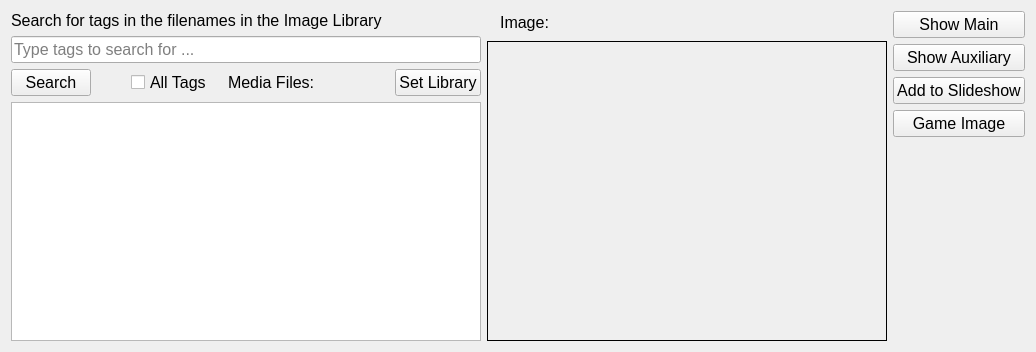
      <widget class="QWidget" name="mediaSearchTab">
       <property name="minimumSize">
        <size>
         <width>675</width>
         <height>0</height>
        </size>
       </property>
       <attribute name="title">
        <string>Image Search</string>
       </attribute>
       <layout class="QHBoxLayout" name="horizontalLayout_4">
        <item>
         <layout class="QVBoxLayout" name="searchMediaVL">
          <item>
           <widget class="QLabel" name="mediaSearchLBL">
            <property name="sizePolicy">
             <sizepolicy hsizetype="MinimumExpanding" vsizetype="Fixed">
              <horstretch>0</horstretch>
              <verstretch>0</verstretch>
             </sizepolicy>
            </property>
            <property name="maximumSize">
             <size>
              <width>500</width>
              <height>40</height>
             </size>
            </property>
            <property name="font">
             <font>
              <pointsize>12</pointsize>
             </font>
            </property>
            <property name="text">
             <string>Search for tags in the filenames in the Image Library</string>
            </property>
            <property name="scaledContents">
             <bool>false</bool>
            </property>
            <property name="wordWrap">
             <bool>true</bool>
            </property>
           </widget>
          </item>
          <item>
           <widget class="QLineEdit" name="mediaSearchTagsLE">
            <property name="font">
             <font>
              <pointsize>12</pointsize>
             </font>
            </property>
            <property name="placeholderText">
             <string>Type tags to search for ...</string>
            </property>
           </widget>
          </item>
          <item>
           <layout class="QHBoxLayout" name="searchStatsHL">
            <property name="spacing">
             <number>0</number>
            </property>
            <property name="sizeConstraint">
             <enum>QLayout::SetDefaultConstraint</enum>
            </property>
            <property name="leftMargin">
             <number>0</number>
            </property>
            <property name="topMargin">
             <number>0</number>
            </property>
            <property name="rightMargin">
             <number>0</number>
            </property>
            <item>
             <widget class="QPushButton" name="searchMediaPB">
              <property name="sizePolicy">
               <sizepolicy hsizetype="Maximum" vsizetype="Fixed">
                <horstretch>0</horstretch>
                <verstretch>0</verstretch>
               </sizepolicy>
              </property>
              <property name="font">
               <font>
                <pointsize>12</pointsize>
               </font>
              </property>
              <property name="text">
               <string>Search</string>
              </property>
             </widget>
            </item>
            <item>
             <spacer name="searchMediaHS">
              <property name="orientation">
               <enum>Qt::Horizontal</enum>
              </property>
              <property name="sizeType">
               <enum>QSizePolicy::Minimum</enum>
              </property>
              <property name="sizeHint" stdset="0">
               <size>
                <width>40</width>
                <height>20</height>
               </size>
              </property>
             </spacer>
            </item>
            <item>
             <widget class="QCheckBox" name="allMediaTagsCB">
              <property name="font">
               <font>
                <pointsize>12</pointsize>
               </font>
              </property>
              <property name="text">
               <string>All Tags</string>
              </property>
             </widget>
            </item>
            <item>
             <widget class="QLabel" name="mediaFilesLBL">
              <property name="sizePolicy">
               <sizepolicy hsizetype="Maximum" vsizetype="Preferred">
                <horstretch>0</horstretch>
                <verstretch>0</verstretch>
               </sizepolicy>
              </property>
              <property name="font">
               <font>
                <pointsize>12</pointsize>
               </font>
              </property>
              <property name="text">
               <string>Media Files:</string>
              </property>
              <property name="indent">
               <number>16</number>
              </property>
              <property name="textInteractionFlags">
               <set>Qt::NoTextInteraction</set>
              </property>
             </widget>
            </item>
            <item>
             <widget class="QLabel" name="mediaFilesCountLBL">
              <property name="sizePolicy">
               <sizepolicy hsizetype="MinimumExpanding" vsizetype="Fixed">
                <horstretch>0</horstretch>
                <verstretch>0</verstretch>
               </sizepolicy>
              </property>
              <property name="minimumSize">
               <size>
                <width>80</width>
                <height>0</height>
               </size>
              </property>
              <property name="font">
               <font>
                <pointsize>12</pointsize>
               </font>
              </property>
              <property name="text">
               <string/>
              </property>
              <property name="alignment">
               <set>Qt::AlignLeading|Qt::AlignLeft|Qt::AlignVCenter</set>
              </property>
              <property name="margin">
               <number>0</number>
              </property>
              <property name="indent">
               <number>8</number>
              </property>
              <property name="textInteractionFlags">
               <set>Qt::NoTextInteraction</set>
              </property>
             </widget>
            </item>
            <item>
             <widget class="QPushButton" name="setMediaLibraryPB">
              <property name="font">
               <font>
                <pointsize>12</pointsize>
               </font>
              </property>
              <property name="text">
               <string>Set Library</string>
              </property>
             </widget>
            </item>
           </layout>
          </item>
          <item>
           <widget class="QListWidget" name="mediaSearchResultsLW"/>
          </item>
         </layout>
        </item>
        <item>
         <layout class="QVBoxLayout" name="mediaPreviewVL">
          <item>
           <layout class="QHBoxLayout" name="mediaFileNameHL">
            <item>
             <widget class="QLabel" name="mediaPreviewLBL">
              <property name="sizePolicy">
               <sizepolicy hsizetype="Preferred" vsizetype="Minimum">
                <horstretch>0</horstretch>
                <verstretch>0</verstretch>
               </sizepolicy>
              </property>
              <property name="minimumSize">
               <size>
                <width>50</width>
                <height>24</height>
               </size>
              </property>
              <property name="maximumSize">
               <size>
                <width>75</width>
                <height>20</height>
               </size>
              </property>
              <property name="font">
               <font>
                <pointsize>12</pointsize>
               </font>
              </property>
              <property name="text">
               <string>Image:</string>
              </property>
              <property name="alignment">
               <set>Qt::AlignHCenter|Qt::AlignTop</set>
              </property>
             </widget>
            </item>
            <item>
             <widget class="QLabel" name="mediaFileNameLBL">
              <property name="sizePolicy">
               <sizepolicy hsizetype="Preferred" vsizetype="Maximum">
                <horstretch>0</horstretch>
                <verstretch>0</verstretch>
               </sizepolicy>
              </property>
              <property name="text">
               <string/>
              </property>
              <property name="textInteractionFlags">
               <set>Qt::TextSelectableByKeyboard|Qt::TextSelectableByMouse</set>
              </property>
             </widget>
            </item>
           </layout>
          </item>
          <item>
           <widget class="QLabel" name="mediaSearchPreviewLBL">
            <property name="sizePolicy">
             <sizepolicy hsizetype="Fixed" vsizetype="MinimumExpanding">
              <horstretch>0</horstretch>
              <verstretch>0</verstretch>
             </sizepolicy>
            </property>
            <property name="minimumSize">
             <size>
              <width>400</width>
              <height>300</height>
             </size>
            </property>
            <property name="frameShape">
             <enum>QFrame::Box</enum>
            </property>
            <property name="text">
             <string/>
            </property>
           </widget>
          </item>
         </layout>
        </item>
        <item>
         <layout class="QVBoxLayout" name="imageSearchButtonsVL">
          <item>
           <widget class="QPushButton" name="searchToMainShowPB">
            <property name="font">
             <font>
              <pointsize>12</pointsize>
             </font>
            </property>
            <property name="text">
             <string>Show Main</string>
            </property>
           </widget>
          </item>
          <item>
           <widget class="QPushButton" name="searchToAuxShowPB">
            <property name="font">
             <font>
              <pointsize>12</pointsize>
             </font>
            </property>
            <property name="text">
             <string>Show Auxiliary</string>
            </property>
           </widget>
          </item>
          <item>
           <widget class="QPushButton" name="searchtoSlideShowPB">
            <property name="font">
             <font>
              <pointsize>12</pointsize>
             </font>
            </property>
            <property name="text">
             <string>Add to Slideshow</string>
            </property>
           </widget>
          </item>
          <item>
           <widget class="QPushButton" name="setGameToImagePB">
            <property name="font">
             <font>
              <pointsize>12</pointsize>
             </font>
            </property>
            <property name="text">
             <string>Game Image</string>
            </property>
           </widget>
          </item>
          <item>
           <spacer name="imageSearchVS">
            <property name="orientation">
             <enum>Qt::Vertical</enum>
            </property>
            <property name="sizeHint" stdset="0">
             <size>
              <width>20</width>
              <height>40</height>
             </size>
            </property>
           </spacer>
          </item>
         </layout>
        </item>
       </layout>
      </widget>
